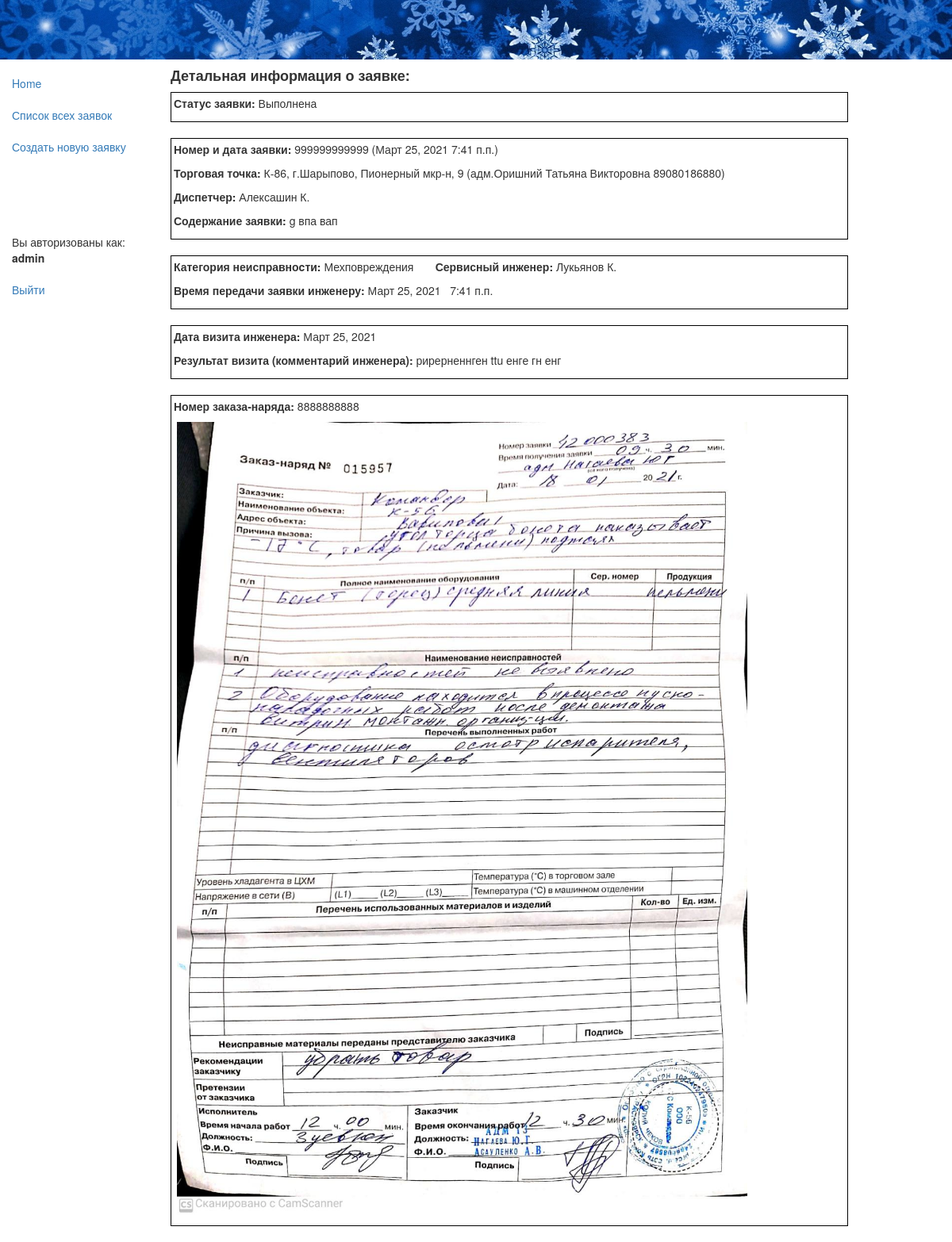
Screenshot of /app/rec/36 (signed in) with the database file from the repository.
### app/models.py (models this page shows, shortened)
class Rec(models.Model):
    status = models.ForeignKey(Status, null=True, on_delete=models.SET_NULL, default=4, verbose_name="Статус заявки")
    rec_date = models.DateField(auto_now_add=True)
    rec_time = models.TimeField(auto_now_add=True)
    staff = models.ForeignKey(Staff, null=True, on_delete=models.SET_NULL, verbose_name='Диспетчер')
    customer = models.CharField(max_length=100, verbose_name="ФИО инициатора заявки")
    rec_num = models.CharField(verbose_name='Номер заявки', max_length=12)
    store = models.ForeignKey(Store, null=True, on_delete=models.SET_NULL, verbose_name="Торговая точка, адрес")
    description = models.TextField(max_length=1000, verbose_name="Содержание заявки")
    trouble = models.ForeignKey(Trouble, null=True, on_delete=models.SET_NULL, verbose_name="Категория неисправности")
    tech = models.ForeignKey(Tech, null=True, on_delete=models.SET_NULL, verbose_name="Сервисный инженер")
    signd = models.DateField(null=True, verbose_name="Дата передачи заявки инженеру")
    signt = models.TimeField(null=True, verbose_name="Время передачи заявки инженеру")
    visit = models.DateField(null=True, verbose_name="Дата визита инженера")
    result = models.TextField(null=True, max_length=1000, verbose_name="Результат выезда")
    form = models.CharField(null=True, max_length=10, verbose_name="Номер заказа-наряда")
    jpg = models.ImageField(upload_to='images', null=True, verbose_name="Скан-копия заказа-наряда")
    class Meta:
        ordering = ['-rec_time'] # отображение заявок в rec-list.html в обратном порядке
        permissions = (("can_create_update", "Может rec_create и rec_update"),
                       ("can_list_detail", "Может rec_list и rec_detail"),
                       )

class Status(models.Model):
    name = models.CharField(max_length=32, help_text="Состояние заявки")
    def __str__(self):
        return self.name

class Store(models.Model):
    name = models.CharField(max_length=96, help_text="Торговая точка, адрес")
    def __str__(self):
        return self.name

class Staff(models.Model):
    name = models.CharField(max_length=64, help_text="Диспетчер")
    def __str__(self):
        return self.name

class Trouble(models.Model):
    name = models.CharField(max_length=32, help_text="Категория неисправности")
    def __str__(self):
        return self.name

class Tech(models.Model):
    name = models.CharField(max_length=64, help_text="Сервисный инженер")
    def __str__(self):
        return self.name

### app/views.py (the view)
# urls.py: url(r'^rec/(?P<pk>\d+)$', views.RecDetailView.as_view(), name='rec_detail'),
class RecDetailView(PermissionRequiredMixin, generic.DetailView):
    model = Rec
    permission_required = 'app.can_list_detail'

### app/templates/app/rec_detail.html (shortened to what this page needs)
{% extends "base_generic.html" %}
{% block content %}
  <h4><strong>Детальная информация о заявке:</strong></h4>
 <div style="border: 1px solid black; background-color: white; padding: 3px; width:88%;">
  <p><strong>Статус заявки:</strong>&nbsp;{{ rec.status }}</p></div><br>
  <div style="border: 1px solid black; background-color: white; padding: 3px; width:88%;">
  <p><strong>Номер и дата заявки:</strong>&nbsp;{{ rec.rec_num }} ({{ rec.rec_date }} {{ rec.rec_time }})</p>
  <p><strong>Торговая точка:</strong>&nbsp;{{ rec.store }} ({{ rec.customer }}) </p>
  <p><strong>Диспетчер:</strong>&nbsp;{{ rec.staff }}</p>
  <p><strong>Содержание заявки:</strong>&nbsp;{{ rec.description }}</p></div><br>
{% if rec.signd and rec.signt %}
  <div style="border: 1px solid black; background-color: white; padding: 3px; width:88%;">
  <p><strong>Категория неисправноcти:</strong>&nbsp;{{ rec.trouble }}  &nbsp; &nbsp; &nbsp;
    <strong>Сервисный инженер:</strong>&nbsp;{{ rec.tech }}</p>
  <p><strong>Время передачи заявки инженеру:</strong>&nbsp;{{ rec.signd }}&nbsp; &nbsp;{{ rec.signt }}</p></div><br>
{% endif %}
{% if rec.visit and rec.signd and rec.signt %}
<div style="border: 1px solid black; background-color: white; padding: 3px; width:88%;">
    <p><strong>Дата визита инженера:</strong>&nbsp;{{ rec.visit }}</p>
  <p><strong>Результат визита (комментарий инженера):</strong>&nbsp;{{ rec.result }}</p></div><br>
{% endif %}
{% if rec.visit and rec.signd and rec.signt and rec.jpg %}
<div style="border: 1px solid black; background-color: white; padding: 3px; width:88%;">
      <p><strong>Номер заказа-наряда:</strong>&nbsp;{{ rec.form }}</p>
      <p>&nbsp;<img src="{{rec.jpg.url}}" alt="connect" style="max-height:1000px"></p></div><br>
{% endif %}
{% endblock %}

### app/templates/base_generic.html (shortened to what this page needs)
<!DOCTYPE html>
<html lang="en">
<head>
  <link rel="stylesheet" href="https://maxcdn.bootstrapcdn.com/bootstrap/3.3.7/css/bootstrap.min.css">
  {% load static %}
  <link rel="stylesheet" href="{% static 'css/styles.css' %}">
  <img src="{% static 'images/snow.jpg' %}" alt="Snow" style="width:100%;"/>
</head>
<body>
  <div class="container-fluid">
    <div class="row">
      <div class="col-sm-2">
      {% block sidebar %}
      <ul class="sidebar-nav">
          <li><a href="{% url 'index' %}">Home</a></li> <br>
          {% if perms.app.can_list_detail %}
          <li><a href="{% url 'recs' %}">Список всех заявок</a></li>
          {% endif %}
          <br>
          {% if perms.app.can_create_update %}
          <li><a href="{% url 'rec_create' %}">Создать новую заявку</a></li>
          {% endif %}
          <br><br><br><br><br>
        {% if user.is_authenticated %}
            <li>Вы авторизованы как: </li><li><strong>{{ user.get_username }}</strong></li><br>
            <li><a href="{% url 'logout'%}?next={% url 'index' %}">Выйти</a></li>
        {% else %}
            <li><strong>Вы не авторизованы.</strong></li> <br>
            <li>Чтобы это исправить, </li>
            <li><a href="{% url 'login'%}?next={% url 'index' %}">нажмите здесь.</a></li>
        {% endif %}
      </ul>
     {% endblock %}
      </div>
      <div class="col-sm-10 ">
      {% block content %}{% endblock %}
      </div>
    </div>
  </div>
</body>
</html>

### app/static/css/styles.css (style rules this page uses)
.sidebar-nav { margin-top: 20px; padding: 0; list-style: none; }

### rows the page displays
Rec: status "Выполнена", rec_num "999999999999", rec_date "Март 25, 2021", rec_time "7:41 п.п.", store "К-86, г.Шарыпово, Пионерный мкр-н, 9", customer "адм.Оришний Татьяна Викторовна 89080186880", staff "Алексашин К.", description "g впа вап", trouble "Мехповреждения", tech "Лукьянов К.", signd "Март 25, 2021", signt "7:41 п.п.", visit "Март 25, 2021", result "рирерненнген ttu енге гн енг", form "8888888888", jpg (picture)

### other values shown
{{ user.get_username }} "admin"
